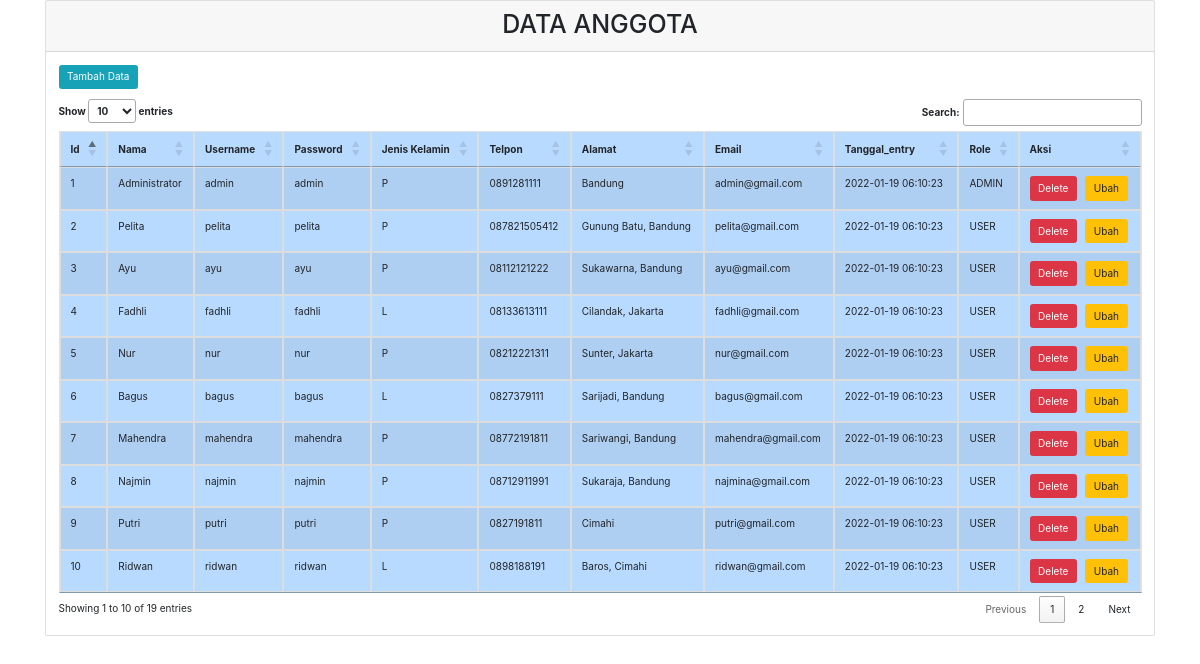
The page / on the database its author committed.
### tables this page shows
CREATE TABLE `anggota` (
  `id_anggota` int(11) NOT NULL,
  `nama` varchar(255) NOT NULL,
  `username` varchar(32) NOT NULL,
  `password` varchar(64) NOT NULL,
  `sex` char(1) NOT NULL,
  `telp` varchar(15) NOT NULL,
  `alamat` varchar(255) NOT NULL,
  `email` varchar(255) NOT NULL,
  `tgl_entry` timestamp NOT NULL DEFAULT current_timestamp() ON UPDATE current_timestamp(),
  `role` varchar(12) NOT NULL DEFAULT 'USER'
);

### index.php (the view, shortened to what this page needs)
<!DOCTYPE html>
<html lang="en">
<head>
    <link rel="stylesheet" href="https://maxcdn.bootstrapcdn.com/bootstrap/3.4.1/css/bootstrap.min.css">
    <link rel="stylesheet" href="https://stackpath.bootstrapcdn.com/bootstrap/4.4.1/css/bootstrap.min.css">
    <link rel="stylesheet" href="//cdn.datatables.net/1.10.20/css/jquery.dataTables.min.css">
</head>
<body>
    <div class="container">
        <div class="row">
            <div class="col-sm-12">
                <?php
                include 'koneksi.php';
                $query = mysqli_query($conn, "SELECT * FROM `anggota`ORDER BY id_anggota ASC ");
                ?>
                <div class="card" >
                    <div class="card-header">
                        <center>
                            <h1>DATA ANGGOTA</h1>
                        </center>
                    </div>
                    <div class="card-body">
                        <a class="btn btn-info" style="margin-bottom:10px" href="tambah.php?tambah=Nama Customer">
                            Tambah Data </a>
                            <table class="table table-bordered table-striped table-primary" id="myTable">
                            <thead>
                                <tr>
                                    <th>Id</th>
                                    <th>Nama</th>
                                    <th>Username</th>
                                    <th>Password</th>
                                    <th>Jenis Kelamin</th>
                                    <th>Telpon</th>
                                    <th>Alamat</th>
                                    <th>Email</th>
                                    <th>Tanggal_entry</th>
                                    <th>Role</th>
                                    <th>Aksi</th>
                                </tr>
                            </thead>
                            <tbody>
                                <?php
                                if (mysqli_num_rows($query) > 0) {
                                    while ($data = mysqli_fetch_array($query)) {
                                        ?>
                                        <tr>
                                            <td>
                                                <?php echo $data["id_anggota"] ?>
                                            </td>
                                            <td>
                                                <?php echo $data["nama"] ?>
                                            </td>
                                            <td>
                                                <?php echo $data["username"] ?>
                                            </td>
                                            <td>
                                                <?php echo $data["password"] ?>
                                            </td>
                                            <td>
                                                <?php echo $data["sex"] ?>
                                            </td>
                                            <td>
                                                <?php echo $data["telp"] ?>
                                            </td>
                                            <td>
                                                <?php echo $data["alamat"] ?>
                                            </td>
                                            <td>
                                                <?php echo $data["email"] ?>
                                            </td>
                                            <td>
                                                <?php echo $data["tgl_entry"] ?>
                                            </td>
                                            <td>
                                                <?php echo $data["role"] ?>
                                            </td>
                                            <td>
                                                <a href="proses_hapus.php?nama=<?php echo $data["nama"] ?>"
                                                    class="btn btn-danger"> Delete
                                                </a> &nbsp;
                                                <a href="edit.php?nama=<?php echo $data["nama"] ?>"
                                                    class="btn btn-warning">
                                                    Ubah
                                                </a>
                                            </td>
                                        </tr>
                                    <?php } ?>
                                <?php } ?>
                            </tbody>
                        </table>
                    </div>
                </div>
            </div>
        </div>
    </div>
</body>
</html>

### rows shown on the page
anggota: id_anggota "1", nama "Administrator", username "admin", password "admin", sex "P", telp "0891281111", alamat "Bandung", email "admin@gmail.com", tgl_entry "2022-01-19 06:10:23", role "ADMIN"
anggota: id_anggota "2", nama "Pelita", username "pelita", password "pelita", sex "P", telp "087821505412", alamat "Gunung Batu, Bandung", email "pelita@gmail.com", tgl_entry "2022-01-19 06:10:23", role "USER"
anggota: id_anggota "3", nama "Ayu", username "ayu", password "ayu", sex "P", telp "08112121222", alamat "Sukawarna, Bandung", email "ayu@gmail.com", tgl_entry "2022-01-19 06:10:23", role "USER"
anggota: id_anggota "4", nama "Fadhli", username "fadhli", password "fadhli", sex "L", telp "08133613111", alamat "Cilandak, Jakarta", email "fadhli@gmail.com", tgl_entry "2022-01-19 06:10:23", role "USER"
anggota: id_anggota "5", nama "Nur", username "nur", password "nur", sex "P", telp "08212221311", alamat "Sunter, Jakarta", email "nur@gmail.com", tgl_entry "2022-01-19 06:10:23", role "USER"
anggota: id_anggota "6", nama "Bagus", username "bagus", password "bagus", sex "L", telp "0827379111", alamat "Sarijadi, Bandung", email "bagus@gmail.com", tgl_entry "2022-01-19 06:10:23", role "USER"
anggota: id_anggota "7", nama "Mahendra", username "mahendra", password "mahendra", sex "P", telp "08772191811", alamat "Sariwangi, Bandung", email "mahendra@gmail.com", tgl_entry "2022-01-19 06:10:23", role "USER"
anggota: id_anggota "8", nama "Najmin", username "najmin", password "najmin", sex "P", telp "08712911991", alamat "Sukaraja, Bandung", email "najmina@gmail.com", tgl_entry "2022-01-19 06:10:23", role "USER"
anggota: id_anggota "9", nama "Putri", username "putri", password "putri", sex "P", telp "0827191811", alamat "Cimahi", email "putri@gmail.com", tgl_entry "2022-01-19 06:10:23", role "USER"
anggota: id_anggota "10", nama "Ridwan", username "ridwan", password "ridwan", sex "L", telp "0898188191", alamat "Baros, Cimahi", email "ridwan@gmail.com", tgl_entry "2022-01-19 06:10:23", role "USER"
